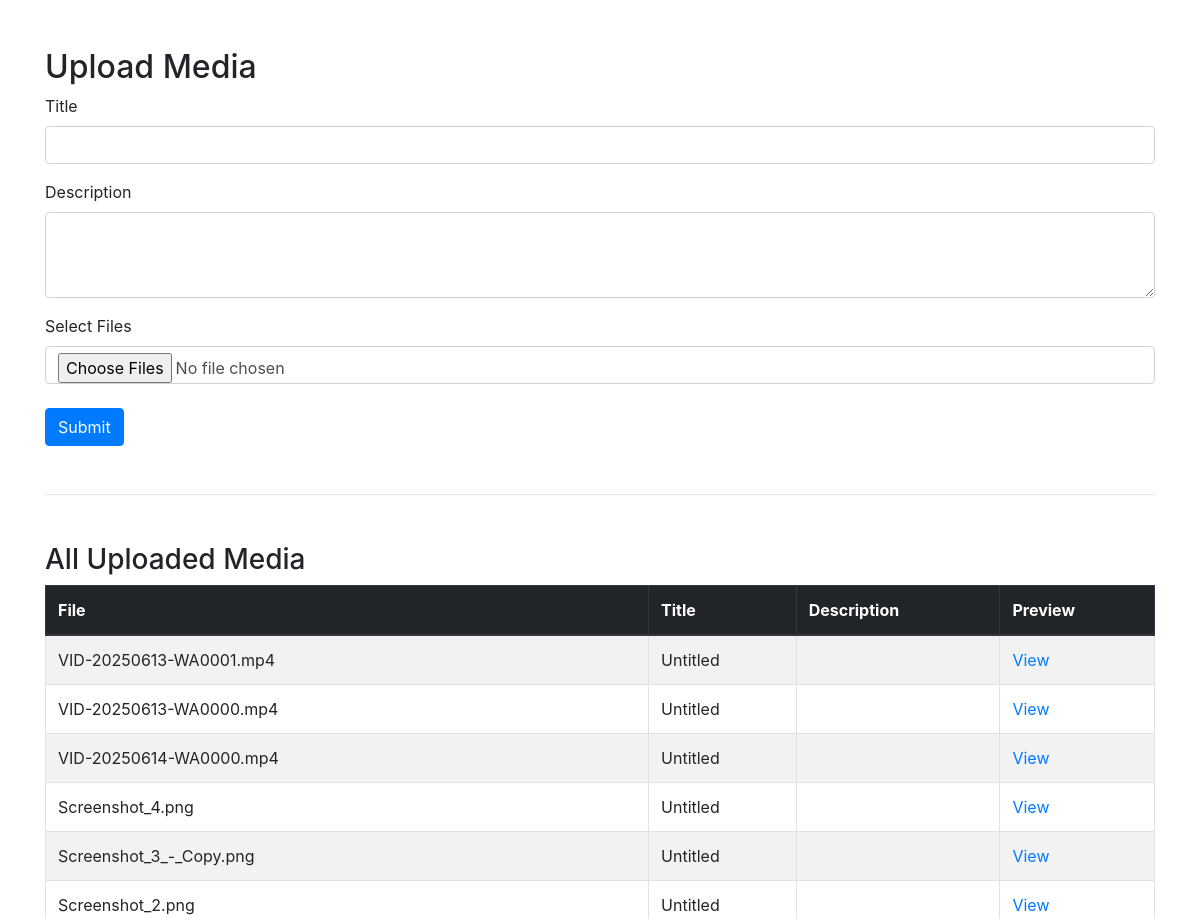
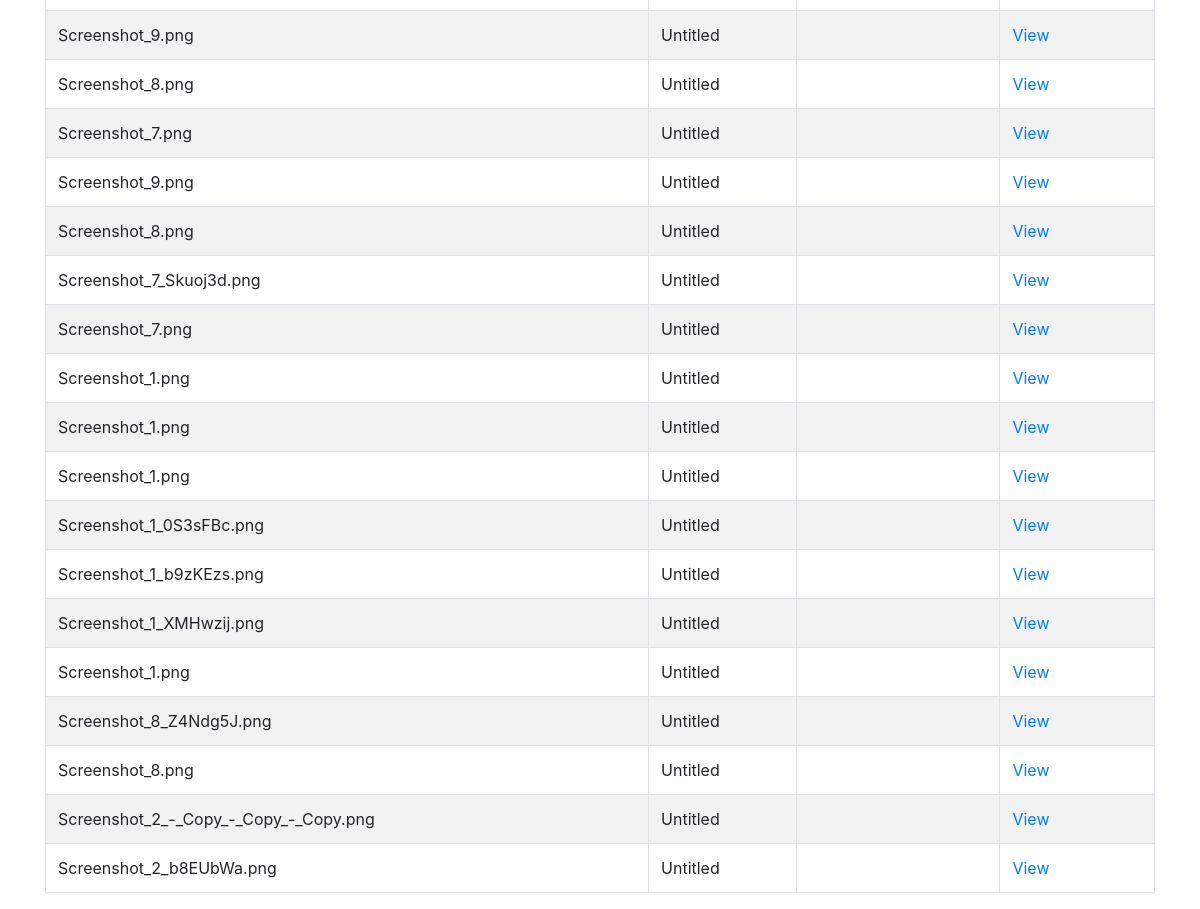
Before: /agallery/ with the older database file (2 pictures, top to bottom).
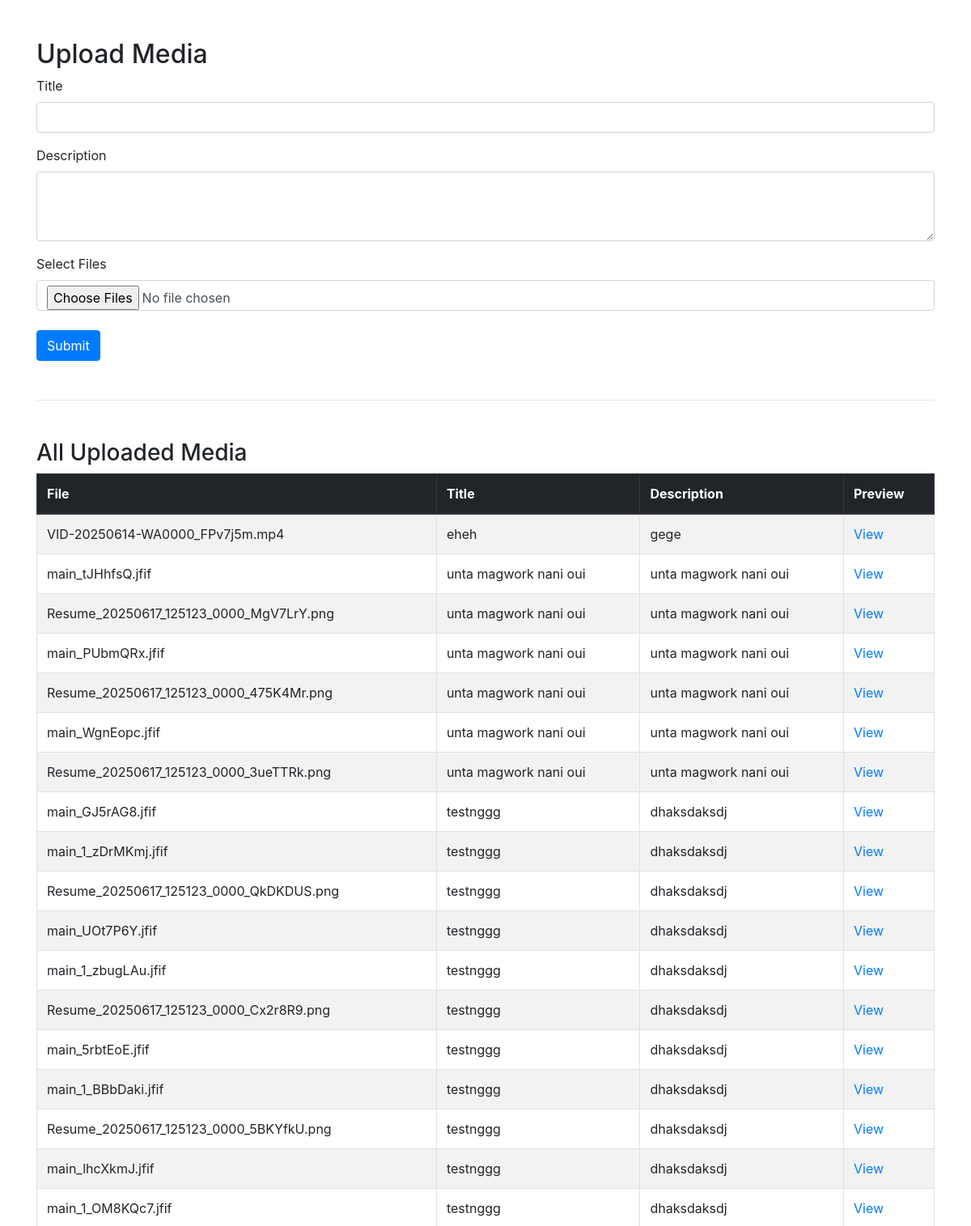
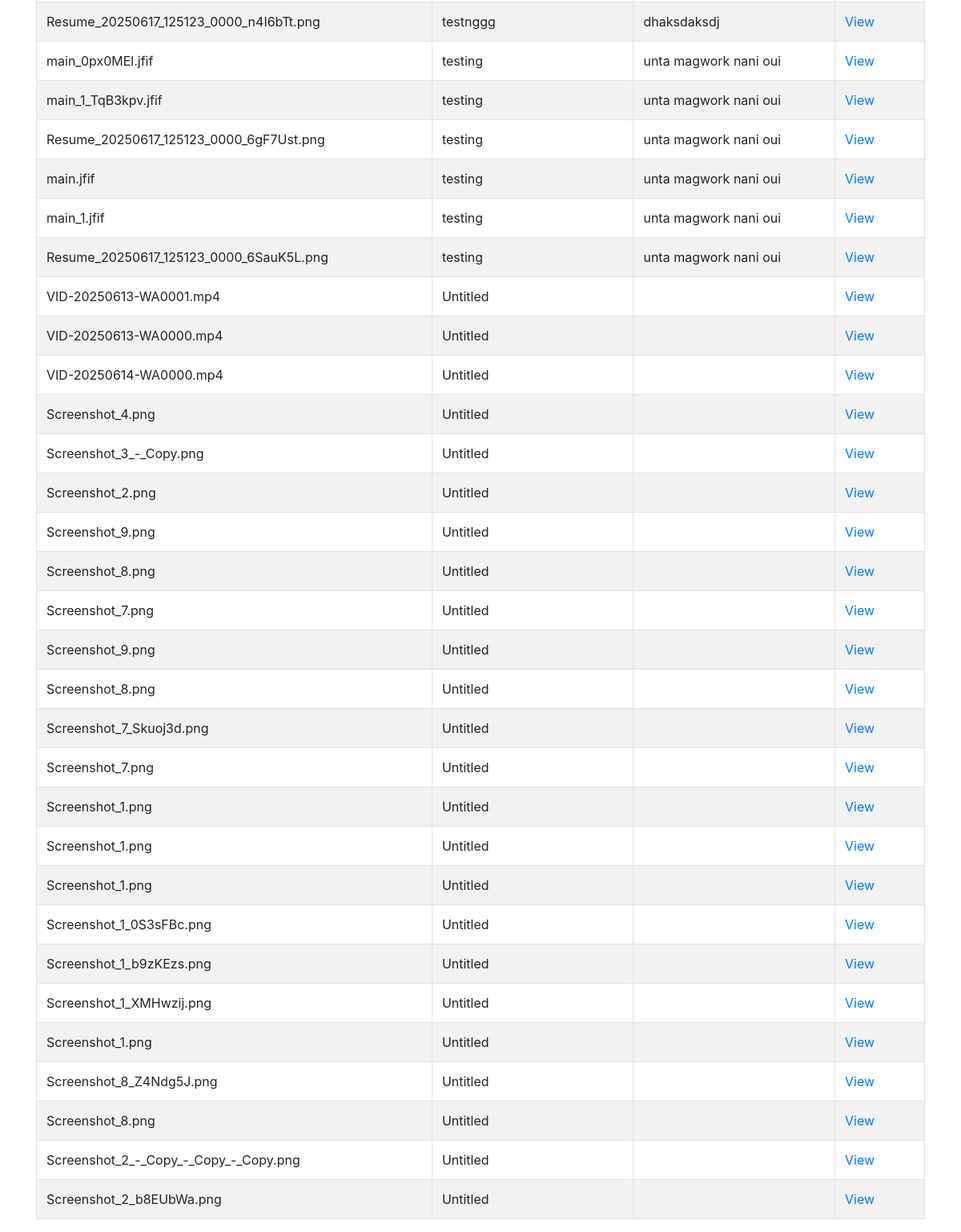
After: the same page with the newer database file (2 pictures, top to bottom).
### authentication/models.py (models this page shows)
class Files(models.Model):
    file = models.FileField(upload_to='files/')
    title = models.CharField(max_length=255)
    description = models.TextField()

### authentication/views.py (the view, shortened to what this page needs)
# urls.py: path('agallery/', views.agallery, name="agallery"),
def agallery(request):
    all_files = Files.objects.all().order_by('-id')
    return render(request, "authentication/admin/agallery.html", {
        'files': all_files
    })

### templates/authentication/admin/agallery.html (shortened to what this page needs)
<!DOCTYPE html>
<html>
<head>
    <link rel="stylesheet" href="https://cdn.jsdelivr.net/npm/bootstrap@4.1.3/dist/css/bootstrap.min.css">
</head>
<body class="container mt-5">
    <h2>Upload Media</h2>
    <form method="post" enctype="multipart/form-data">
        <div class="form-group">
            <label>Title</label>
            <input type="text" name="title" class="form-control" required>
        </div>
        <div class="form-group">
            <label>Description</label>
            <textarea name="description" rows="3" class="form-control" required></textarea>
        </div>
        <div class="form-group">
            <label>Select Files</label>
            <input type="file" name="files" multiple accept="image/*,video/*,audio/*" class="form-control" required>
        </div>
        <button type="submit" class="btn btn-primary mt-2">Submit</button>
    </form>
<hr class="my-5">
<h3>All Uploaded Media</h3>
<table class="table table-bordered table-striped">
    <thead class="thead-dark">
        <tr>
            <th>File</th>
            <th>Title</th>
            <th>Description</th>
            <th>Preview</th>
        </tr>
    </thead>
    <tbody>
        {% for file in files %}
        <tr>
            <td>{{ file.file.name|slice:"6:" }}</td>
            <td>{{ file.title }}</td>
            <td>{{ file.description }}</td>
            <td><a href="{{ file.file.url }}" target="_blank">View</a></td>
        </tr>
        {% empty %}
        <tr>
            <td colspan="4" class="text-center">No media uploaded yet.</td>
        </tr>
        {% endfor %}
    </tbody>
</table>
</body>
</html>

Changed rows visible on the page:
added Files: file.name "VID-20250614-WA0000_FPv7j5m.mp4", title "eheh", description "gege"
added Files: file.name "main_tJHhfsQ.jfif", title "unta magwork nani oui", description "unta magwork nani oui"
added Files: file.name "Resume_20250617_125123_0000_MgV7LrY.png", title "unta magwork nani oui", description "unta magwork nani oui"
added Files: file.name "main_PUbmQRx.jfif", title "unta magwork nani oui", description "unta magwork nani oui"
added Files: file.name "Resume_20250617_125123_0000_475K4Mr.png", title "unta magwork nani oui", description "unta magwork nani oui"
added Files: file.name "main_WgnEopc.jfif", title "unta magwork nani oui", description "unta magwork nani oui"
added Files: file.name "Resume_20250617_125123_0000_3ueTTRk.png", title "unta magwork nani oui", description "unta magwork nani oui"
added Files: file.name "main_GJ5rAG8.jfif", title "testnggg", description "dhaksdaksdj"
added Files: file.name "main_1_zDrMKmj.jfif", title "testnggg", description "dhaksdaksdj"
added Files: file.name "Resume_20250617_125123_0000_QkDKDUS.png", title "testnggg", description "dhaksdaksdj"
added Files: file.name "main_UOt7P6Y.jfif", title "testnggg", description "dhaksdaksdj"
added Files: file.name "main_1_zbugLAu.jfif", title "testnggg", description "dhaksdaksdj"
added Files: file.name "Resume_20250617_125123_0000_Cx2r8R9.png", title "testnggg", description "dhaksdaksdj"
added Files: file.name "main_5rbtEoE.jfif", title "testnggg", description "dhaksdaksdj"
added Files: file.name "main_1_BBbDaki.jfif", title "testnggg", description "dhaksdaksdj"
added Files: file.name "Resume_20250617_125123_0000_5BKYfkU.png", title "testnggg", description "dhaksdaksdj"
added Files: file.name "main_lhcXkmJ.jfif", title "testnggg", description "dhaksdaksdj"
added Files: file.name "main_1_OM8KQc7.jfif", title "testnggg", description "dhaksdaksdj"
added Files: file.name "Resume_20250617_125123_0000_n4I6bTt.png", title "testnggg", description "dhaksdaksdj"
added Files: file.name "main_0px0MEl.jfif", title "testing", description "unta magwork nani oui"
added Files: file.name "main_1_TqB3kpv.jfif", title "testing", description "unta magwork nani oui"
added Files: file.name "Resume_20250617_125123_0000_6gF7Ust.png", title "testing", description "unta magwork nani oui"
added Files: file.name "main.jfif", title "testing", description "unta magwork nani oui"
added Files: file.name "main_1.jfif", title "testing", description "unta magwork nani oui"
added Files: file.name "Resume_20250617_125123_0000_6SauK5L.png", title "testing", description "unta magwork nani oui"
